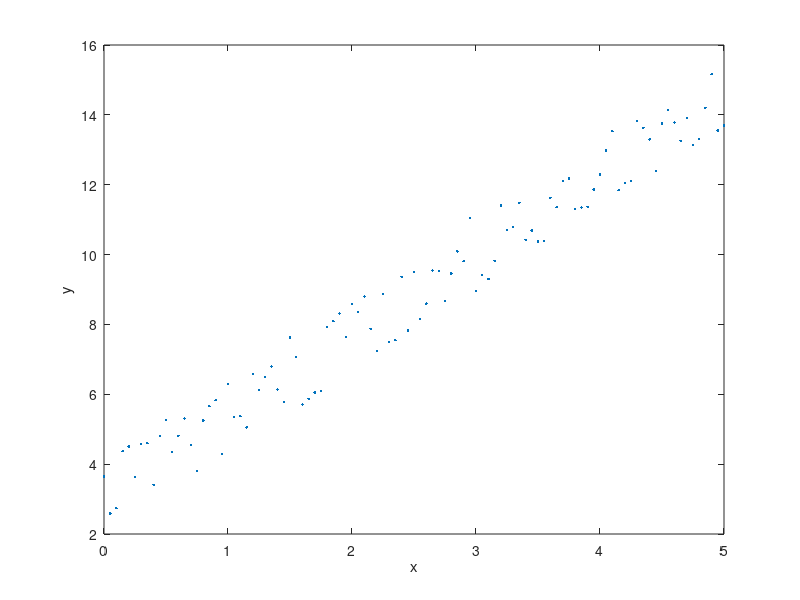

Here is the MATLAB script that generated this plot: (Note: this script raises an error after producing the figure.)
%Script to generate and fit a straight line
clear
clc
x = [0:5/100:5]';
y = zeros(length(x),1);
for i =1:length(x)
    y(i) = 2.3*(x(i)+rand) + 2;
end
plot(x,y,'.')
xlabel('x')
ylabel('y')

pause(8);

f = fit(x,y,'poly1')
plot(f,x,y);
xlabel('x')
ylabel('y')
legend('Data','Fit')
fprintf('The slope is %f and the intercept is %f\n',f.p1,f.p2)